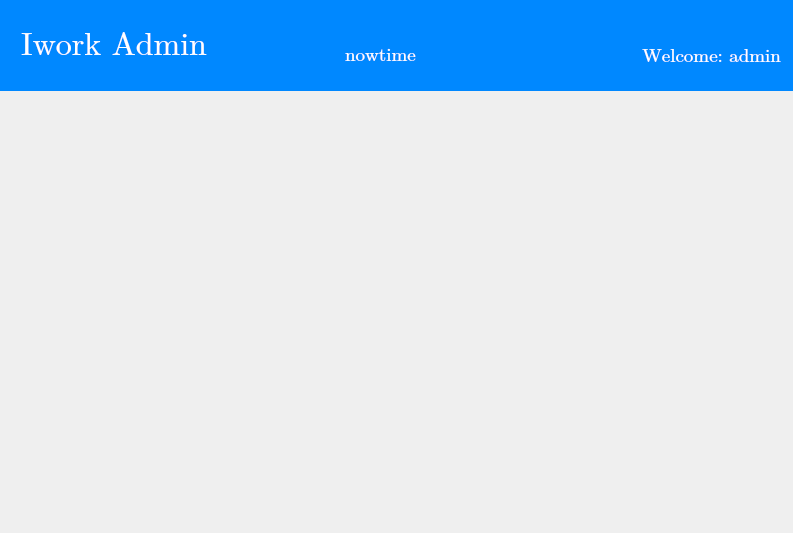
<?xml version="1.0" encoding="UTF-8"?>
<ui version="4.0">
 <class>admin</class>
 <widget class="QDialog" name="admin">
  <property name="geometry">
   <rect>
    <x>0</x>
    <y>0</y>
    <width>793</width>
    <height>533</height>
   </rect>
  </property>
  <property name="windowTitle">
   <string>Dialog</string>
  </property>
  <widget class="QLabel" name="title">
   <property name="geometry">
    <rect>
     <x>0</x>
     <y>0</y>
     <width>801</width>
     <height>91</height>
    </rect>
   </property>
   <property name="font">
    <font>
     <family>Cambria Math</family>
     <pointsize>24</pointsize>
    </font>
   </property>
   <property name="contextMenuPolicy">
    <enum>Qt::CustomContextMenu</enum>
   </property>
   <property name="styleSheet">
    <string notr="true">QLabel#title{
	background-color: #0088ff; 
	color: #ffffff;
	min-width:30px;
	min-height:30px;
}</string>
   </property>
   <property name="text">
    <string>  Iwork Admin</string>
   </property>
  </widget>
  <widget class="QLabel" name="tstr">
   <property name="geometry">
    <rect>
     <x>260</x>
     <y>40</y>
     <width>241</width>
     <height>30</height>
    </rect>
   </property>
   <property name="font">
    <font>
     <family>Cambria Math</family>
     <pointsize>14</pointsize>
    </font>
   </property>
   <property name="styleSheet">
    <string notr="true">QLabel#tstr{
	background-color: #0088ff; 
	color: #ffffff;
	min-width:30px;
	min-height:30px;
}</string>
   </property>
   <property name="text">
    <string>nowtime</string>
   </property>
   <property name="alignment">
    <set>Qt::AlignCenter</set>
   </property>
  </widget>
  <widget class="QLabel" name="inf">
   <property name="geometry">
    <rect>
     <x>480</x>
     <y>20</y>
     <width>301</width>
     <height>71</height>
    </rect>
   </property>
   <property name="font">
    <font>
     <family>Cambria Math</family>
     <pointsize>14</pointsize>
    </font>
   </property>
   <property name="layoutDirection">
    <enum>Qt::RightToLeft</enum>
   </property>
   <property name="styleSheet">
    <string notr="true">QLabel#inf{
	background-color: #0088ff; 
	color: #ffffff;
	min-width:30px;
	min-height:30px;
}</string>
   </property>
   <property name="text">
    <string>Welcome: admin</string>
   </property>
   <property name="alignment">
    <set>Qt::AlignRight|Qt::AlignTrailing|Qt::AlignVCenter</set>
   </property>
  </widget>
 </widget>
 <resources/>
 <connections/>
</ui>
